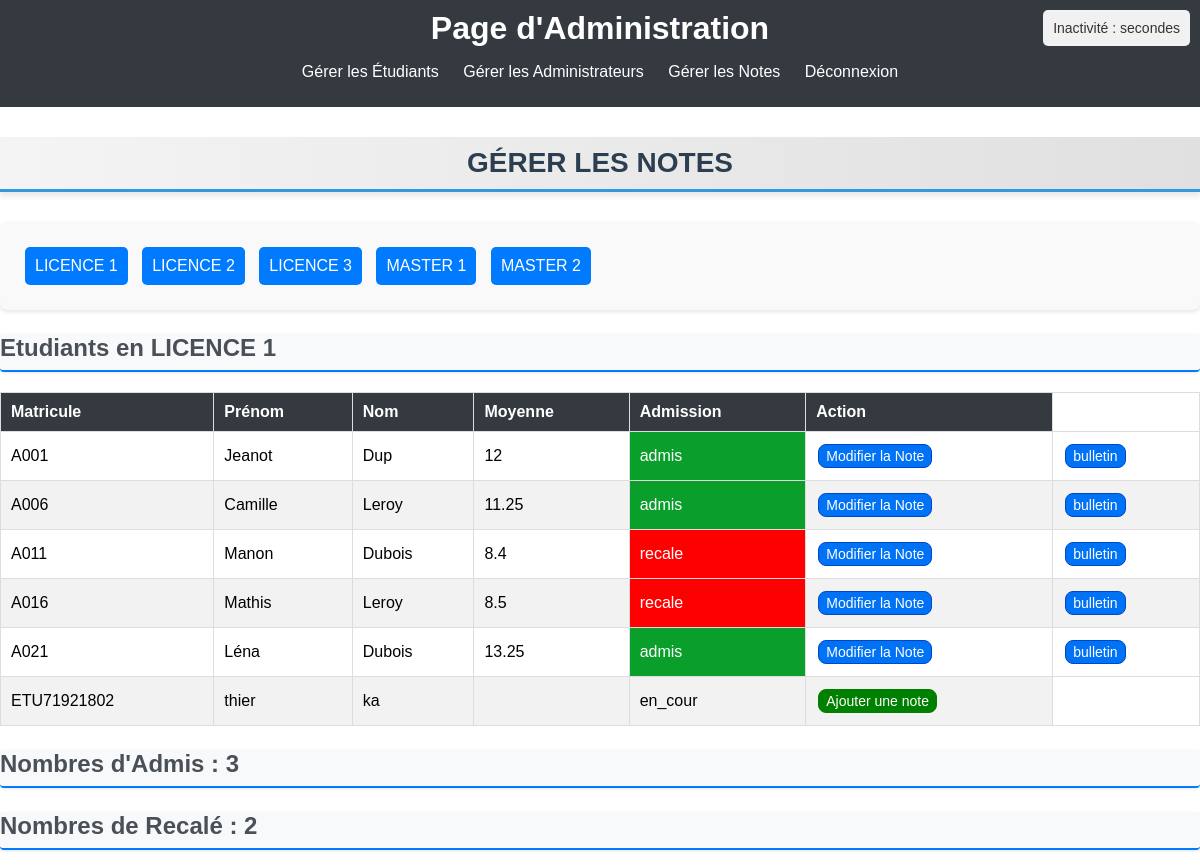
Screenshot of /includes/note.php (signed in) with the database file from the repository.
### tables this page shows
CREATE TABLE `etudiants` (
  `id` int(10) NOT NULL,
  `nom` varchar(20) NOT NULL,
  `prenom` varchar(20) NOT NULL,
  `date_naiss` date NOT NULL,
  `email` varchar(50) NOT NULL,
  `tel` varchar(20) DEFAULT NULL,
  `niveau` varchar(5) DEFAULT NULL,
  `matricule` varchar(30) NOT NULL,
  `archive` int(5) DEFAULT 0,
  `date_archiv` datetime DEFAULT NULL,
  `math` float DEFAULT NULL,
  `physic` float DEFAULT NULL,
  `informatique` float DEFAULT NULL,
  `chimie` float DEFAULT NULL,
  `moyenne` float DEFAULT NULL,
  `admission` enum('en_cour','admis','recale') NOT NULL DEFAULT 'en_cour'
);

### includes/note.php (the view, shortened to what this page needs)
<?php
$pdo = new PDO('mysql:host=localhost;dbname=tp_php', 'root', '');
if (isset($_POST['button'])) {
    $button_clicked = $_POST['button'];
    if ($button_clicked == 'button1') {
         $stmt = $pdo->query('SELECT * FROM etudiants WHERE archive = 0 AND niveau = "L1"');
         $nbreAdmis =$pdo->query('SELECT COUNT(*) FROM etudiants WHERE archive = 0 AND niveau = "L1" AND admission ="admis"');
         $admi = $nbreAdmis->fetchColumn();
         $nbreRecale =$pdo->query('SELECT COUNT(*) FROM etudiants WHERE archive = 0 AND niveau = "L1" AND admission ="recale"');
         $recale = $nbreRecale->fetchColumn();
         $titre = "Etudiants en LICENCE 1";
    }
    elseif ($button_clicked == 'button2') {
         $stmt = $pdo->query('SELECT * FROM etudiants WHERE archive = 0 AND niveau = "L2"');
          $nbreAdmis =$pdo->query('SELECT COUNT(*) FROM etudiants WHERE archive = 0 AND niveau = "L2" AND admission ="admis"');
          $admi = $nbreAdmis->fetchColumn();
          $nbreRecale =$pdo->query('SELECT COUNT(*) FROM etudiants WHERE archive = 0 AND niveau = "L2" AND admission ="recale"');
          $recale = $nbreRecale->fetchColumn();
          $titre = "Etudiants en LICENCE 2";
    }
    elseif ($button_clicked == 'button3') {
         $stmt = $pdo->query('SELECT * FROM etudiants WHERE archive = 0 AND niveau = "L3"');
          $nbreAdmis =$pdo->query('SELECT COUNT(*) FROM etudiants WHERE archive = 0 AND niveau = "L3" AND admission ="admis"');
          $admi = $nbreAdmis->fetchColumn();
          $nbreRecale =$pdo->query('SELECT COUNT(*) FROM etudiants WHERE archive = 0 AND niveau = "L3" AND admission ="recale"');
          $recale = $nbreRecale->fetchColumn();
          $titre = "Etudiants en LICENCE 3";
    }
    elseif ($button_clicked == 'button4') {
         $stmt = $pdo->query('SELECT * FROM etudiants WHERE archive = 0 AND niveau = "M1"');
          $nbreAdmis =$pdo->query('SELECT COUNT(*) FROM etudiants WHERE archive = 0 AND niveau = "M1" AND admission ="admis"');
          $admi = $nbreAdmis->fetchColumn();
          $nbreRecale =$pdo->query('SELECT COUNT(*) FROM etudiants WHERE archive = 0 AND niveau = "M1" AND admission ="recale"');
          $recale = $nbreRecale->fetchColumn();
          $titre = "Etudiants en MASTER 1";
    }
    elseif ($button_clicked == 'button5') {
         $stmt = $pdo->query('SELECT * FROM etudiants WHERE archive = 0 AND niveau = "M2"');
          $nbreAdmis =$pdo->query('SELECT COUNT(*) FROM etudiants WHERE archive = 0 AND niveau = "M2" AND admission ="admis"');
          $admi = $nbreAdmis->fetchColumn();
          $nbreRecale =$pdo->query('SELECT COUNT(*) FROM etudiants WHERE archive = 0 AND niveau = "M2" AND admission ="recale"');
          $recale = $nbreRecale->fetchColumn();
          $titre = "Etudiants en MASTER 2";
    }
} else {
    $stmt = $pdo->query('SELECT * FROM etudiants WHERE archive = 0 AND niveau = "L1"');
    $nbreAdmis =$pdo->query('SELECT COUNT(*) FROM etudiants WHERE archive = 0 AND niveau = "L1" AND admission ="admis"');
    $admi = $nbreAdmis->fetchColumn();
    $nbreRecale =$pdo->query('SELECT COUNT(*) FROM etudiants WHERE archive = 0 AND niveau = "L1" AND admission ="recale"');
    $recale = $nbreRecale->fetchColumn();
    $titre = "Etudiants en LICENCE 1";
}
?>
<!DOCTYPE html>
<html>
<head>
    <link rel="stylesheet" href="../css/accueil.css">
</head>
<body>
    <?php include 'menu_admin.php'; ?>
        <h2>Gérer les NOTES</h2>
    <form method="post" action="<?php echo htmlspecialchars($_SERVER["PHP_SELF"]);?>">
        <button type="submit" name="button" value="button1">LICENCE 1</button>
        <button type="submit" name="button" value="button2">LICENCE 2</button>
        <button type="submit" name="button" value="button3">LICENCE 3</button>
        <button type="submit" name="button" value="button4">MASTER 1</button>
        <button type="submit" name="button" value="button5">MASTER 2</button>
    </form>
    <h3><?php echo $titre; ?></h3>
    <table>
        <thead>
            <tr>
                <th>Matricule</th>
                <th>Prénom</th>
                <th>Nom</th>
                <th>Moyenne</th>
                <th>Admission</th>
                <th>Action</th>
            </tr>
        </thead>
        <tbody>
            <?php while ($row = $stmt->fetch(PDO::FETCH_ASSOC) ): ?>
                <tr>
                    <td><?php echo $row['matricule']; ?></td>
                    <td><?php echo $row['prenom']; ?></td>
                    <td><?php echo $row['nom']; ?></td>
                    <td><?php echo $row["moyenne"]; ?></td>
                    <?php if($row["admission"] === "admis"){ ?>
                        <td class="admis"><?php echo $row['admission']; ?></td>
                    <?php }elseif ($row['admission'] === "recale") { ?>
                        <td class="recale"><?php echo $row['admission']; ?></td>
                     <?php } else{?>
                        <td class="cour"><?php echo $row['admission']; ?></td>
                    <?php }?>
                    <?php if($row['moyenne'] == 0){ ?>
                        <td><a class="actions modify" href="ajout_note.php?id=<?php echo htmlspecialchars($row['id']); ?>">Ajouter une note</a></td>
                    <?php }else{ ?>
                        <td><a class="actions ajouter" href="modifie_note.php?id=<?php echo htmlspecialchars($row['id']); ?>">Modifier la Note</a></td>
                        <td><a class="actions ajouter" href="generate_bulletin.php?id=<?php echo htmlspecialchars($row['id']); ?>">bulletin</a></td>
                    <?php }?>
                </tr>
            <?php endwhile; ?>
        </tbody>
    </table>
    <h3>Nombres d'Admis : <?php echo $admi ; ?></h3>
    <h3>Nombres de Recalé : <?php  echo $recale; ?></h3>
    <div id="timerDisplay">Inactivité : <span id="timer"></span> secondes</div>
</body>
</html>

### css/accueil.css (style rules this page uses)
body { font-family: Arial, sans-serif; margin: 0; padding: 0; }
h2 { font-family: 'Arial', sans-serif; font-size: 28px; color: #2c3e50; text-align: center; margin: 30px 0; padding: 10px; border-bottom: 3px solid #3498db; background: linear-gradient(to right, #f4f4f4, #e0e0e0); box-shadow: 0 4px 6px rgba(0, 0, 0, 0.1); text-transform: uppercase; }
button { background-color: #007bff; color: white; border: none; padding: 10px 15px; border-radius: 5px; cursor: pointer; font-size: 16px; margin-bottom: 10px; }
form { margin-bottom: 20px; background-color: #f9f9f9; padding: 20px; border-radius: 8px; box-shadow: 0 2px 4px rgba(0, 0, 0, 0.1); }
table { width: 100%; border-collapse: collapse; margin-top: 10px; }
table, th, td { border: 1px solid #ddd; }
th, td { padding: 8px; text-align: left; }
th { background-color: #343a40; color: white; }
tr:nth-child(even) { background-color: #f2f2f2; }
.actions { display: inline-block; padding: 3px 7px; margin: 2px; border-radius: 8px; text-decoration: none; font-size: 14px; text-align: center; transition: background-color 0.3s, color 0.3s; }
.actions.modify { background-color: green; color: #fff; border: 1px solid green; }
.ajouter { display: inline-block; padding: 3px 7px; margin: 2px; border-radius: 8px; text-decoration: none; font-size: 14px; text-align: center; transition: background-color 0.3s, color 0.3s; background-color: rgb(0, 114, 245); color: #fff; border: 1px solid rgb(3, 71, 199); }
button { margin: 5px; padding: 10px; font-size: 16px; cursor: pointer; }
table { width: 100%; border-collapse: collapse; margin-top: 20px; }
th, td { padding: 10px; text-align: left; }
thead { background-color: #f2f2f2; }
h3 { font-size: 1.5rem; font-weight: 600; color: #495057; text-align: left; margin-top: 1.5rem; margin-bottom: 1rem; padding-bottom: 0.5rem; border-bottom: 2px solid #007bff; background-color: #f8f9fa; border-radius: 0.25rem; box-shadow: 0 1px 3px rgba(0, 0, 0, 0.1); }
#timerDisplay { position: fixed; top: 10px; right: 10px; background-color: #f1f1f1; padding: 10px; border-radius: 5px; font-family: Arial, sans-serif; font-size: 14px; color: #333; }
.admis { background-color: #0a9e2a; color: white; }
.recale { background-color: red; color: white; }

### rows the page displays
etudiants: matricule "A001", prenom "Jeanot", nom "Dup", moyenne "12", admission "admis"
etudiants: matricule "A006", prenom "Camille", nom "Leroy", moyenne "11.25", admission "admis"
etudiants: matricule "A011", prenom "Manon", nom "Dubois", moyenne "8.4", admission "recale"
etudiants: matricule "A016", prenom "Mathis", nom "Leroy", moyenne "8.5", admission "recale"
etudiants: matricule "A021", prenom "Léna", nom "Dubois", moyenne "13.25", admission "admis"
etudiants: matricule "ETU71921802", prenom "thier", nom "ka", admission "en_cour"

### other values shown
$titre "Etudiants en LICENCE 1"
$admi "3"
$recale "2"
